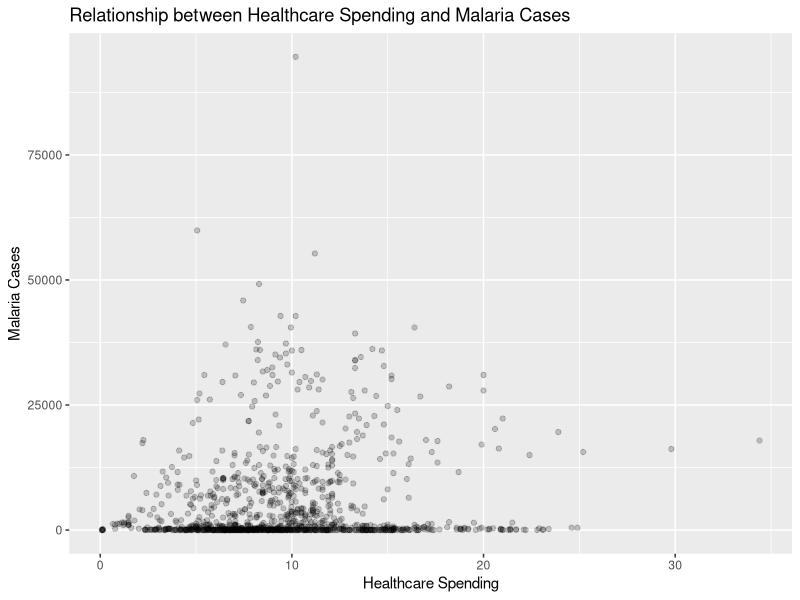
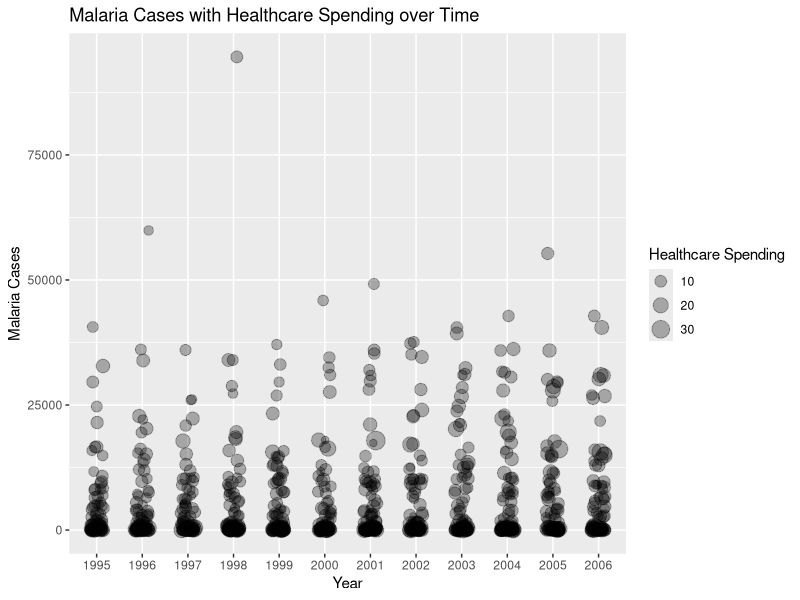
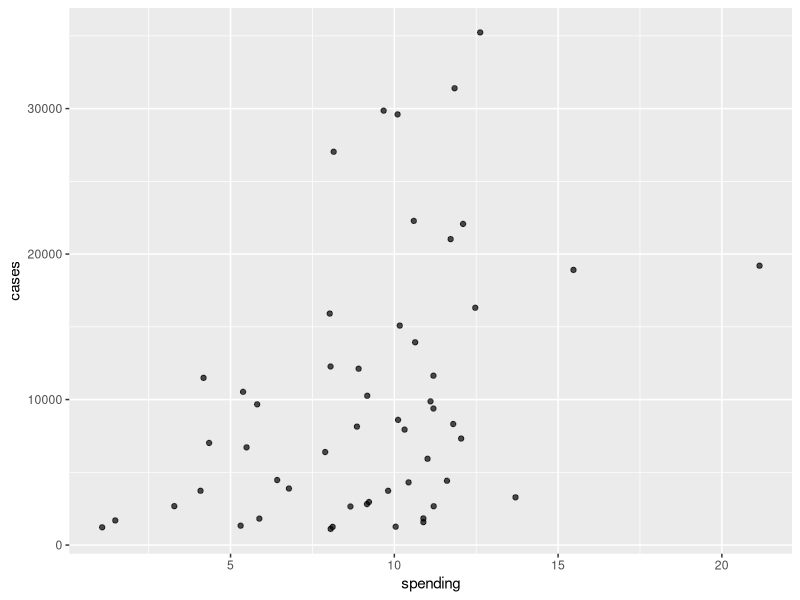

Source code (R) for these figures, in order:
## ---- chunk 1
library(tidyverse)
library(kableExtra)
## ---- chunk 2
healthcare_expenditure = read.csv("government_health_spending_of_total_gov_spending_percent.csv")
malaria_cases = read.csv("malaria_cases_per_100000_reported.csv")

## ---- chunk 3

malaria_cases <- malaria_cases |>
  mutate(across(-country, ~ ifelse(str_detect(., "k$"), as.numeric(str_replace(., "k$", ""))*1000, as.numeric(.))))

options(scipen = 999)

## ---- chunk 4

malaria_cases <- malaria_cases |>
  pivot_longer(cols = starts_with("X"), 
               names_to = "year",
               values_to = "cases") |>
  mutate(year = str_remove(year, "X"))

## ---- chunk 5

healthcare_expenditure <- healthcare_expenditure |>
  pivot_longer(cols = starts_with("X"), 
               names_to = "year",
               values_to = "spending") |>
  mutate(year = str_remove(year, "X"))

## ---- chunk 6
# 137 entries contain NA values
data <- healthcare_expenditure |>
  inner_join(malaria_cases)
## ---- chunk 7

ggplot(data, aes(x = spending, y = cases)) +
  geom_point(alpha=0.2) +
  labs(x = "Healthcare Spending", y = "Malaria Cases") +
  ggtitle("Relationship between Healthcare Spending and Malaria Cases")


## ---- chunk 8

ggplot(data, aes(x = year, y = cases, size = spending)) +
  geom_jitter(alpha=0.3, width=0.15) +
  labs(x = "Year", y = "Malaria Cases", size = "Healthcare Spending") +
  ggtitle("Malaria Cases with Healthcare Spending over Time") +
  scale_size_continuous(name = "Healthcare Spending")
## ---- chunk 9
#creating summarised data using all years
countrywise_data <- data|>
  filter(!is.na(cases), !is.na(spending))|>
  group_by(country)|>
  summarise(spending = mean(spending, na.rm = TRUE), cases = mean(cases, na.rm = TRUE))|>
  filter(cases>1000) #we want to focus on countries where malaria is an active problem
## ---- chunk 10
countrywise_data|>
  ggplot(aes(x=spending, y=cases))+
  geom_point(alpha=0.7)
## ---- chunk 11
model <- lm(spending ~ cases, data=countrywise_data)
summary(model)
## ---- chunk 12
response_variance <- var(countrywise_data$cases)
fitted_values <- predict(model)
fitted_values_variance <- var(fitted_values)
residuals <- residuals(model)
residuals_variance <- var(residuals)

variance_table <- data.frame(
  `Variance Type` = c("Response Values", "Fitted Values", "Residuals"),
  Variance = c(response_variance, fitted_values_variance, residuals_variance)
)

variance_table |>
  kable() |>
  kable_styling()
